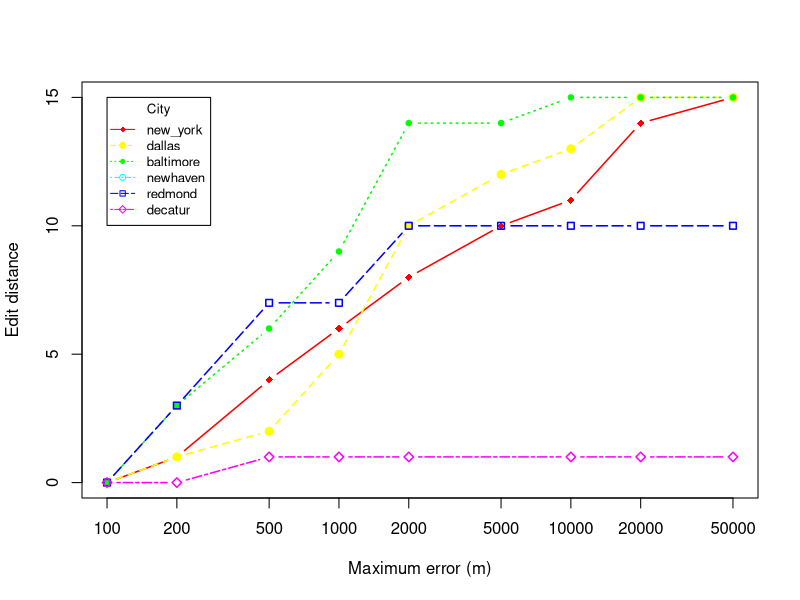

Write the R code that produced this figure.
# Create Line Chart

jpeg("./../hospitals/medians_across_city_si_15.jpg")

# convert factor to numeric for convenience 
Medians <- read.csv("./../hospitals/medians_across_city_si_15.csv")
locations <- c("new_york","dallas","baltimore","newhaven","redmond","decatur")
nlocations <- length(locations)

# get the range for the x and y axis 
xrange <- range(Medians$skew)
yrange <- range(Medians$distortion)

# set up the plot 
plot(xrange, yrange, type="n", xlab="Maximum error (m)", log="x",
  	      ylab="Edit distance") 
colors <- rainbow(nlocations)
linetype <- c(1:nlocations) 
plotchar <- seq(18,18+nlocations,1)

# add lines 
for (i in 1:nlocations) { 
  city <- subset(Medians, location==locations[i])
  lines(sort(city$skew), sort(city$distortion), type="b", lwd=1.5,
    lty=linetype[i], col=colors[i], pch=plotchar[i])
} 

# add a title and subtitle 
title("")

# add a legend 
legend(xrange[1], yrange[2], locations, cex=0.8, col=colors,
  		   pch=plotchar, lty=linetype, title="City")

dev.off()
